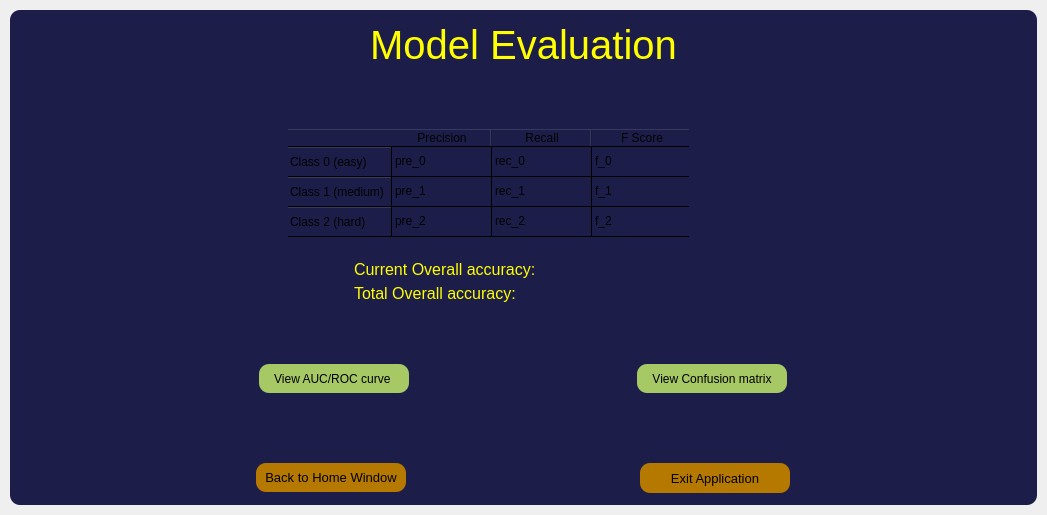
<?xml version="1.0" encoding="UTF-8"?>
<ui version="4.0">
 <class>MainWindow</class>
 <widget class="QMainWindow" name="MainWindow">
  <property name="geometry">
   <rect>
    <x>0</x>
    <y>0</y>
    <width>1047</width>
    <height>515</height>
   </rect>
  </property>
  <property name="font">
   <font>
    <pointsize>82</pointsize>
    <weight>75</weight>
    <bold>true</bold>
   </font>
  </property>
  <property name="windowTitle">
   <string>MainWindow</string>
  </property>
  <widget class="QWidget" name="centralwidget">
   <property name="styleSheet">
    <string notr="true"/>
   </property>
   <layout class="QVBoxLayout" name="dropshadow_layout_2">
    <property name="spacing">
     <number>0</number>
    </property>
    <property name="leftMargin">
     <number>10</number>
    </property>
    <property name="topMargin">
     <number>10</number>
    </property>
    <property name="rightMargin">
     <number>10</number>
    </property>
    <property name="bottomMargin">
     <number>10</number>
    </property>
    <item>
     <widget class="QFrame" name="backgrd_frame">
      <property name="styleSheet">
       <string notr="true">background-color: qlineargradient(spread:pad, x1:0, y1:0, x2:1, y2:0, stop:0 rgba(28, 29, 73, 255), stop:0.486425 rgba(28, 29, 73, 255));
border-radius: 10px;
</string>
      </property>
      <property name="frameShape">
       <enum>QFrame::NoFrame</enum>
      </property>
      <property name="frameShadow">
       <enum>QFrame::Raised</enum>
      </property>
      <layout class="QVBoxLayout" name="verticalLayout">
       <item>
        <widget class="QFrame" name="frame_title">
         <property name="maximumSize">
          <size>
           <width>16777215</width>
           <height>55</height>
          </size>
         </property>
         <property name="font">
          <font>
           <pointsize>9</pointsize>
          </font>
         </property>
         <property name="frameShape">
          <enum>QFrame::StyledPanel</enum>
         </property>
         <property name="frameShadow">
          <enum>QFrame::Raised</enum>
         </property>
         <layout class="QVBoxLayout" name="verticalLayout_2">
          <item>
           <widget class="QLabel" name="label_title">
            <property name="minimumSize">
             <size>
              <width>0</width>
              <height>40</height>
             </size>
            </property>
            <property name="maximumSize">
             <size>
              <width>16777215</width>
              <height>52</height>
             </size>
            </property>
            <property name="font">
             <font>
              <family>Microsoft Sans Serif</family>
              <pointsize>30</pointsize>
             </font>
            </property>
            <property name="styleSheet">
             <string notr="true">color: rgb(255, 255, 0);
border-bottom-color: qlineargradient(spread:pad, x1:0, y1:0, x2:1, y2:0, stop:0 rgba(255, 178, 102, 255), stop:0.55 rgba(235, 148, 61, 255), stop:0.98 rgba(0, 0, 0, 255), stop:1 rgba(0, 0, 0, 0));</string>
            </property>
            <property name="text">
             <string>Model Evaluation</string>
            </property>
            <property name="alignment">
             <set>Qt::AlignBottom|Qt::AlignHCenter</set>
            </property>
           </widget>
          </item>
         </layout>
        </widget>
       </item>
       <item>
        <widget class="QFrame" name="frame">
         <property name="frameShape">
          <enum>QFrame::StyledPanel</enum>
         </property>
         <property name="frameShadow">
          <enum>QFrame::Raised</enum>
         </property>
         <layout class="QVBoxLayout" name="verticalLayout_3">
          <item>
           <widget class="QFrame" name="frame_2">
            <property name="minimumSize">
             <size>
              <width>0</width>
              <height>255</height>
             </size>
            </property>
            <property name="frameShape">
             <enum>QFrame::StyledPanel</enum>
            </property>
            <property name="frameShadow">
             <enum>QFrame::Raised</enum>
            </property>
            <widget class="QTableWidget" name="tableWidget">
             <property name="geometry">
              <rect>
               <x>260</x>
               <y>40</y>
               <width>401</width>
               <height>113</height>
              </rect>
             </property>
             <property name="verticalScrollBarPolicy">
              <enum>Qt::ScrollBarAlwaysOff</enum>
             </property>
             <property name="horizontalScrollBarPolicy">
              <enum>Qt::ScrollBarAlwaysOff</enum>
             </property>
             <property name="sizeAdjustPolicy">
              <enum>QAbstractScrollArea::AdjustToContents</enum>
             </property>
             <row>
              <property name="text">
               <string>Class 0 (easy)</string>
              </property>
              <property name="background">
               <color>
                <red>101</red>
                <green>200</green>
                <blue>59</blue>
               </color>
              </property>
             </row>
             <row>
              <property name="text">
               <string>Class 1 (medium)</string>
              </property>
             </row>
             <row>
              <property name="text">
               <string>Class 2 (hard)</string>
              </property>
             </row>
             <column>
              <property name="text">
               <string>Precision</string>
              </property>
             </column>
             <column>
              <property name="text">
               <string>Recall</string>
              </property>
             </column>
             <column>
              <property name="text">
               <string>F Score</string>
              </property>
             </column>
             <item row="0" column="0">
              <property name="text">
               <string>pre_0</string>
              </property>
              <property name="foreground">
               <brush brushstyle="NoBrush">
                <color alpha="255">
                 <red>255</red>
                 <green>255</green>
                 <blue>0</blue>
                </color>
               </brush>
              </property>
             </item>
             <item row="0" column="1">
              <property name="text">
               <string>rec_0</string>
              </property>
              <property name="background">
               <brush brushstyle="NoBrush">
                <color alpha="255">
                 <red>255</red>
                 <green>255</green>
                 <blue>127</blue>
                </color>
               </brush>
              </property>
              <property name="foreground">
               <brush brushstyle="NoBrush">
                <color alpha="255">
                 <red>255</red>
                 <green>255</green>
                 <blue>0</blue>
                </color>
               </brush>
              </property>
             </item>
             <item row="0" column="2">
              <property name="text">
               <string>f_0</string>
              </property>
              <property name="background">
               <brush brushstyle="NoBrush">
                <color alpha="255">
                 <red>255</red>
                 <green>255</green>
                 <blue>127</blue>
                </color>
               </brush>
              </property>
              <property name="foreground">
               <brush brushstyle="NoBrush">
                <color alpha="255">
                 <red>255</red>
                 <green>255</green>
                 <blue>0</blue>
                </color>
               </brush>
              </property>
             </item>
             <item row="1" column="0">
              <property name="text">
               <string>pre_1</string>
              </property>
              <property name="foreground">
               <brush brushstyle="NoBrush">
                <color alpha="255">
                 <red>255</red>
                 <green>255</green>
                 <blue>0</blue>
                </color>
               </brush>
              </property>
             </item>
             <item row="1" column="1">
              <property name="text">
               <string>rec_1</string>
              </property>
              <property name="background">
               <brush brushstyle="NoBrush">
                <color alpha="255">
                 <red>255</red>
                 <green>255</green>
                 <blue>127</blue>
                </color>
               </brush>
              </property>
              <property name="foreground">
               <brush brushstyle="NoBrush">
                <color alpha="255">
                 <red>255</red>
                 <green>255</green>
                 <blue>0</blue>
                </color>
               </brush>
              </property>
             </item>
             <item row="1" column="2">
              <property name="text">
               <string>f_1</string>
              </property>
              <property name="background">
               <brush brushstyle="NoBrush">
                <color alpha="255">
                 <red>255</red>
                 <green>255</green>
                 <blue>127</blue>
                </color>
               </brush>
              </property>
              <property name="foreground">
               <brush brushstyle="NoBrush">
                <color alpha="255">
                 <red>255</red>
                 <green>255</green>
                 <blue>0</blue>
                </color>
               </brush>
              </property>
             </item>
             <item row="2" column="0">
              <property name="text">
               <string>pre_2</string>
              </property>
              <property name="background">
               <brush brushstyle="NoBrush">
                <color alpha="255">
                 <red>255</red>
                 <green>255</green>
                 <blue>127</blue>
                </color>
               </brush>
              </property>
              <property name="foreground">
               <brush brushstyle="NoBrush">
                <color alpha="255">
                 <red>255</red>
                 <green>255</green>
                 <blue>0</blue>
                </color>
               </brush>
              </property>
             </item>
             <item row="2" column="1">
              <property name="text">
               <string>rec_2</string>
              </property>
              <property name="background">
               <brush brushstyle="NoBrush">
                <color alpha="255">
                 <red>255</red>
                 <green>255</green>
                 <blue>127</blue>
                </color>
               </brush>
              </property>
              <property name="foreground">
               <brush brushstyle="NoBrush">
                <color alpha="255">
                 <red>255</red>
                 <green>255</green>
                 <blue>0</blue>
                </color>
               </brush>
              </property>
             </item>
             <item row="2" column="2">
              <property name="text">
               <string>f_2</string>
              </property>
              <property name="background">
               <brush brushstyle="NoBrush">
                <color alpha="255">
                 <red>255</red>
                 <green>255</green>
                 <blue>127</blue>
                </color>
               </brush>
              </property>
              <property name="foreground">
               <brush brushstyle="NoBrush">
                <color alpha="255">
                 <red>255</red>
                 <green>255</green>
                 <blue>0</blue>
                </color>
               </brush>
              </property>
             </item>
            </widget>
            <widget class="QLabel" name="label_current">
             <property name="geometry">
              <rect>
               <x>326</x>
               <y>170</y>
               <width>311</width>
               <height>21</height>
              </rect>
             </property>
             <property name="font">
              <font>
               <pointsize>12</pointsize>
              </font>
             </property>
             <property name="styleSheet">
              <string notr="true">color: rgb(255, 255, 0);
border-bottom-color: qlineargradient(spread:pad, x1:0, y1:0, x2:1, y2:0, stop:0 rgba(255, 178, 102, 255), stop:0.55 rgba(235, 148, 61, 255), stop:0.98 rgba(0, 0, 0, 255), stop:1 rgba(0, 0, 0, 0));</string>
             </property>
             <property name="text">
              <string>Current Overall accuracy: </string>
             </property>
            </widget>
            <widget class="QLabel" name="label_current_2">
             <property name="geometry">
              <rect>
               <x>326</x>
               <y>190</y>
               <width>311</width>
               <height>28</height>
              </rect>
             </property>
             <property name="font">
              <font>
               <pointsize>12</pointsize>
              </font>
             </property>
             <property name="styleSheet">
              <string notr="true">color: rgb(255, 255, 0);
border-bottom-color: qlineargradient(spread:pad, x1:0, y1:0, x2:1, y2:0, stop:0 rgba(255, 178, 102, 255), stop:0.55 rgba(235, 148, 61, 255), stop:0.98 rgba(0, 0, 0, 255), stop:1 rgba(0, 0, 0, 0));</string>
             </property>
             <property name="text">
              <string>Total Overall accuracy:    </string>
             </property>
            </widget>
           </widget>
          </item>
          <item>
           <widget class="QFrame" name="frame_3">
            <property name="minimumSize">
             <size>
              <width>9</width>
              <height>53</height>
             </size>
            </property>
            <property name="maximumSize">
             <size>
              <width>16777214</width>
              <height>54</height>
             </size>
            </property>
            <property name="frameShape">
             <enum>QFrame::StyledPanel</enum>
            </property>
            <property name="frameShadow">
             <enum>QFrame::Raised</enum>
            </property>
            <layout class="QHBoxLayout" name="horizontalLayout_2">
             <item>
              <widget class="QPushButton" name="pushButton">
               <property name="minimumSize">
                <size>
                 <width>150</width>
                 <height>29</height>
                </size>
               </property>
               <property name="maximumSize">
                <size>
                 <width>150</width>
                 <height>25</height>
                </size>
               </property>
               <property name="styleSheet">
                <string notr="true">QPushButton{ 
	border:5px sold rgb(60,231,195);
	background-color:rgb(166, 200, 101);
}
 
QPushButton:hover{
	background-color: rgba(166, 200, 101,150);
	border:5px sold rgb(105, 95, 148);
} 
</string>
               </property>
               <property name="text">
                <string>View AUC/ROC curve </string>
               </property>
              </widget>
             </item>
             <item>
              <widget class="QPushButton" name="pushButton_2">
               <property name="minimumSize">
                <size>
                 <width>150</width>
                 <height>29</height>
                </size>
               </property>
               <property name="maximumSize">
                <size>
                 <width>150</width>
                 <height>25</height>
                </size>
               </property>
               <property name="styleSheet">
                <string notr="true">QPushButton{ 
	border:5px sold rgb(60,231,195);
	background-color:rgb(166, 200, 101);
}
 
QPushButton:hover{
	background-color: rgba(166, 200, 101,150);
	border:5px sold rgb(105, 95, 148);
} 
</string>
               </property>
               <property name="text">
                <string>View Confusion matrix</string>
               </property>
              </widget>
             </item>
            </layout>
           </widget>
          </item>
         </layout>
        </widget>
       </item>
       <item>
        <widget class="QFrame" name="frame_back">
         <property name="minimumSize">
          <size>
           <width>0</width>
           <height>78</height>
          </size>
         </property>
         <property name="maximumSize">
          <size>
           <width>16777215</width>
           <height>40</height>
          </size>
         </property>
         <property name="frameShape">
          <enum>QFrame::StyledPanel</enum>
         </property>
         <property name="frameShadow">
          <enum>QFrame::Raised</enum>
         </property>
         <layout class="QHBoxLayout" name="horizontalLayout">
          <item>
           <widget class="QPushButton" name="pushButton_back">
            <property name="minimumSize">
             <size>
              <width>150</width>
              <height>29</height>
             </size>
            </property>
            <property name="maximumSize">
             <size>
              <width>150</width>
              <height>25</height>
             </size>
            </property>
            <property name="font">
             <font>
              <family>Microsoft Sans Serif</family>
              <pointsize>10</pointsize>
             </font>
            </property>
            <property name="styleSheet">
             <string notr="true">QPushButton{ 
	border:5px sold rgb(60,231,195);
	background-color: rgb(182, 121, 0);
}
 
QPushButton:hover{
	background-color: rgba(182, 121, 0,150);
	border:5px sold rgb(105, 95, 148);
} 
</string>
            </property>
            <property name="text">
             <string>Back to Home Window</string>
            </property>
           </widget>
          </item>
          <item>
           <widget class="QPushButton" name="pushButton_exit">
            <property name="sizePolicy">
             <sizepolicy hsizetype="Preferred" vsizetype="Fixed">
              <horstretch>0</horstretch>
              <verstretch>0</verstretch>
             </sizepolicy>
            </property>
            <property name="minimumSize">
             <size>
              <width>150</width>
              <height>30</height>
             </size>
            </property>
            <property name="maximumSize">
             <size>
              <width>150</width>
              <height>25</height>
             </size>
            </property>
            <property name="font">
             <font>
              <family>Microsoft Sans Serif</family>
              <pointsize>10</pointsize>
             </font>
            </property>
            <property name="styleSheet">
             <string notr="true">QPushButton{ 
	border:5px sold rgb(60,231,195);
	background-color: rgb(182, 121, 0);
}
 
QPushButton:hover{
	background-color: rgba(182, 121, 0,150);
	border:5px sold rgb(105, 95, 148);
} 
</string>
            </property>
            <property name="text">
             <string>Exit Application</string>
            </property>
           </widget>
          </item>
         </layout>
        </widget>
       </item>
      </layout>
     </widget>
    </item>
   </layout>
  </widget>
 </widget>
 <resources/>
 <connections/>
</ui>
